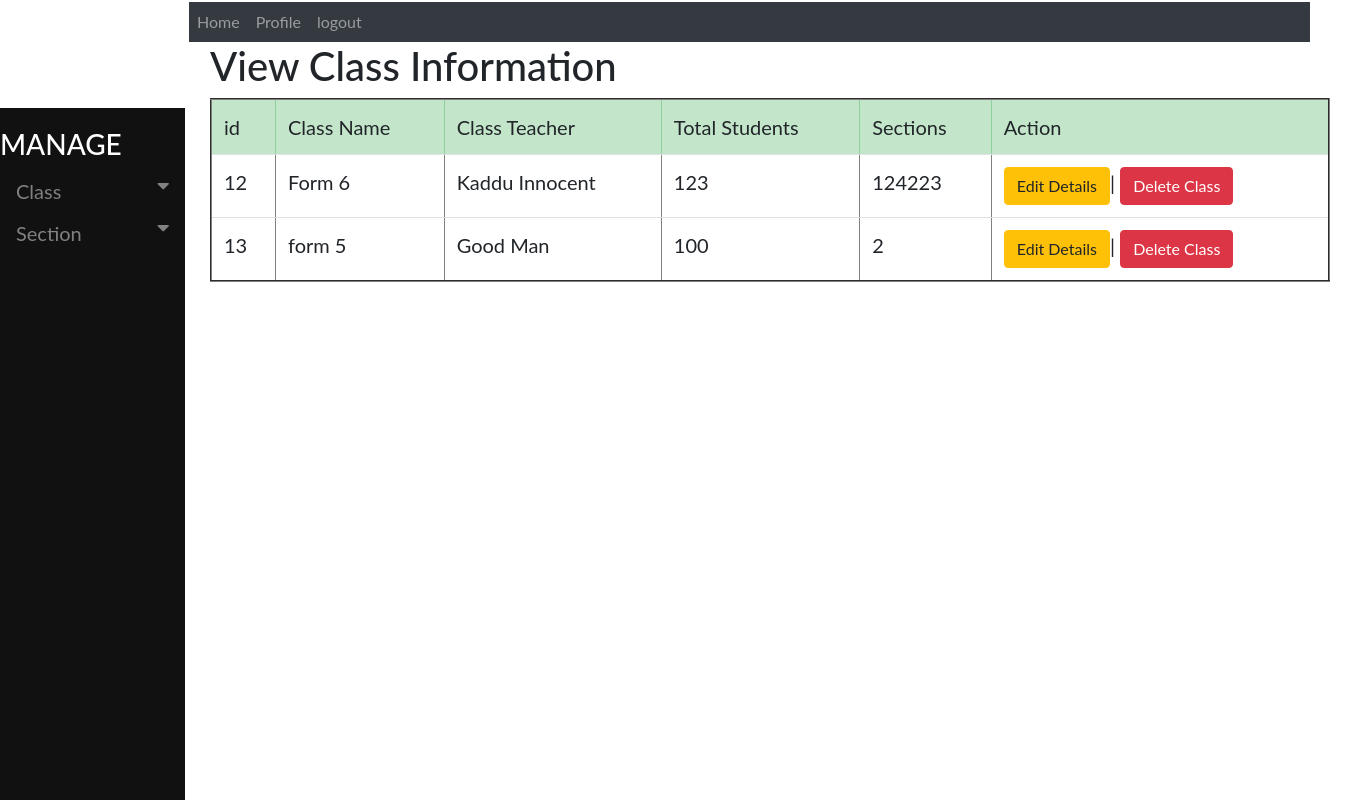
Page /accounts/viewclassinformation on the earlier database version.
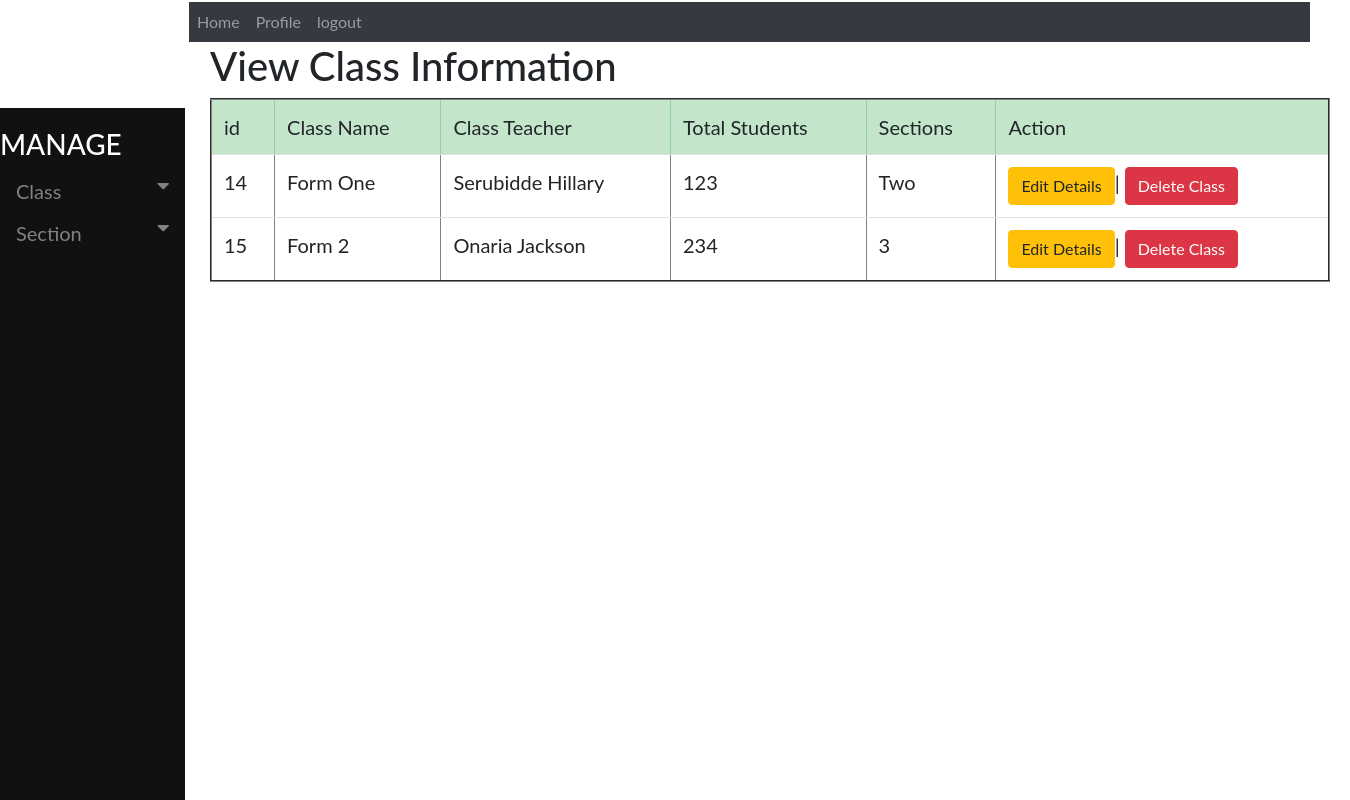
Same page on the later database version.
### accounts/models.py (models this page shows, shortened)
class Classinformation(models.Model):
    ClassName = models.CharField(max_length=130)
    ClassTeacher = models.CharField(max_length=30, blank=True)
    TotalStudents = models.CharField(max_length=30, blank=True)
    NumberOfSections = models.CharField(max_length=30, blank=True)

### accounts/views.py (the view)
def viewclassinformation(request):
    all_info = Classinformation.objects.all()
    context={'all_info':all_info}
    return render(request, 'accounts/viewclassinformation.html', context)

### accounts/templates/accounts/viewclassinformation.html
{% extends 'base.html' %}
{% block body %}
<div class="container" style="margin-left: 200px;font-size: 20px; padding: 0px 10px;">
<h1>View Class Information</h1>
<table class="table table-hover" border="2">
   <thead class="table-success">
     <tr>
         <td>id</td>
         <td>Class Name</td>
         <td>Class Teacher</td>
         <td>Total Students</td>
         <td>Sections</td>
         <td>Action</td>
     </tr>
   </thead>
   <tbody>
     {% if all_info %}
     {% for item in all_info%}
     <tr>
       <td>{{ item.id}}</td>
       <td>{{ item.ClassName}}</td>
       <td>{{ item.ClassTeacher}}</td>
       <td>{{ item.TotalStudents}}</td>
       <td>{{ item.NumberOfSections}}</td>
       <td><a href="{% url 'editclassinformation' pk=item.id  %}" >
         <button class="btn btn-warning">Edit Details</button></a>|
         <a href="{% url 'deleteclassinformation' pk=item.id %}" >
           <button class="btn btn-danger">Delete Class</button></a>
       </td>
        {% endfor %}
     </tr>
     {% endif %}
   </tbody>
</table>
</div>
{% endblock %}

### accounts/templates/base.html (shortened to what this page needs)
<!DOCTYPE html>
<html lang="en">
<head>
         <link rel="stylesheet"
         href="https://stackpath.bootstrapcdn.com/bootstrap/4.3.1/css/bootstrap.min.css"
>
         <link rel="stylesheet" href="https://cdnjs.cloudflare.com/ajax/libs/font-awesome/4.7.0/css/font-awesome.min.css">
          {% load static %}
         <link type="text/css" rel="stylesheet" href="{% static 'style.css'%}">
</head>
<body><br>
  <nav class="nav navbar-expand navbar-dark bg-dark" style="margin-top:-1.6%; margin-left:14%; margin-right:3%">
    <div class="collapse navbar-collapse" id="navbarExample02">
        <ul class="navbar-nav mr-auto">
            <li class="nav-item">
            <a class="nav-link" href="{% url 'home'  %}">Home</a>
            </li>
             <li class="nav-item">
            <a class="nav-link" href="#">Profile</a>
            </li>
            <li class="nav-item">
           <a class="nav-link" href="{% url 'logout'  %}">logout</a>
           </li>
      </ul>
</nav>
<div class="sidenav">
  <h3 style=" color: white">MANAGE</h3>
  <button class="dropdown-btn">Class
    <i class="fa fa-caret-down"></i>
  </button>
    <button class="dropdown-btn">Section
    <i class="fa fa-caret-down"></i>
  </button>
</div>
{% block body %}
{% endblock %}
</body>
</html>

### accounts/templates/base.html (style rules this page uses)
body { font-family: "Lato", sans-serif; }
.sidenav { height: 100%; width: 185px; position: fixed; z-index: 1; top: 0; left: 0; margin-top: 8%; background-color: #111; overflow-x: hidden; padding-top: 20px; }
.sidenav a, .dropdown-btn { padding: 6px 8px 6px 16px; text-decoration: none; font-size: 20px; color: #818181; display: block; border: none; background: none; width: 100%; text-align: left; cursor: pointer; outline: none; }
.fa-caret-down { float: right; padding-right: 8px; }

Differences in the rows shown:
removed Classinformation: id "12", ClassName "Form 6", ClassTeacher "Kaddu Innocent", TotalStudents "123", NumberOfSections "124223"
removed Classinformation: id "13", ClassName "form 5", ClassTeacher "Good Man", TotalStudents "100", NumberOfSections "2"
added Classinformation: id "14", ClassName "Form One", ClassTeacher "Serubidde Hillary", TotalStudents "123", NumberOfSections "Two"
added Classinformation: id "15", ClassName "Form 2", ClassTeacher "Onaria Jackson", TotalStudents "234", NumberOfSections "3"
